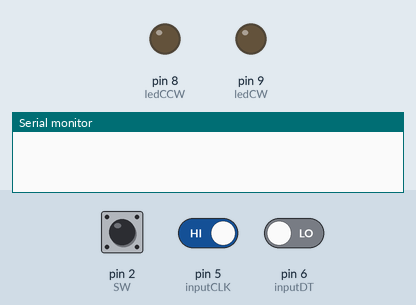
This sketch was run on a simulated Arduino Uno, built with avr-gcc and run on an emulated ATmega328P. Shown: output pins drawn as LEDs (lit = HIGH), the last lines printed to the serial monitor. Inputs (shaded band) come from the test bench; at power-on: pin 5 (inputCLK) HIGH, pin 2 (SW) HIGH, pin 6 (inputDT) LOW.

Above: at 1.2 s.
1.3 s: pin 5 (inputCLK) driven LOW
At 2.5 s:
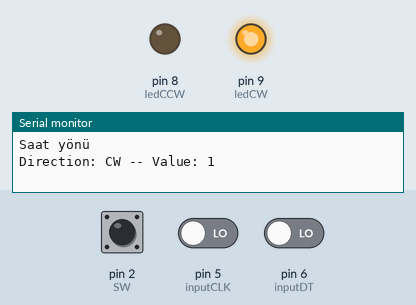
2.8 s: pin 5 (inputCLK) driven HIGH
At 3.6 s:
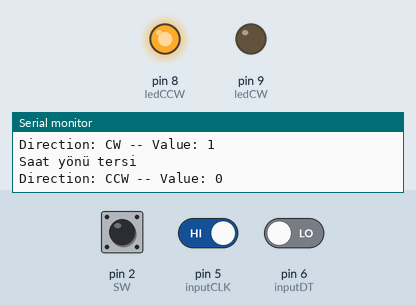
4.3 s: pin 2 (SW) pulled LOW for 0.15 s
At 5.5 s:
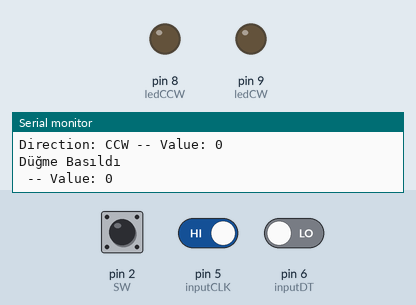
Timing chart, 0 to 7.3 s (numbered marks = the images above; inputs shaded):
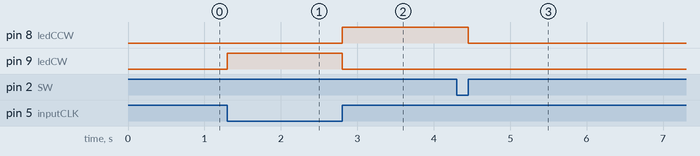

Measured:
- after the input at 1.3 s, pin 9 (ledCW): LOW → HIGH at once
- after the input at 2.8 s, pin 8 (ledCCW): LOW → HIGH at once; pin 9 (ledCW): HIGH → LOW at once
- after the input at 4.3 s, pin 8 (ledCCW): HIGH → LOW after 0.15 s

The sketch:

RotaryEncoder_2.ino
```cpp
#define inputCLK 5
#define inputDT 6
#define SW 2

// LED Outputs
#define ledCW 9
#define ledCCW 8

int counter = 0;
int currentStateCLK;
int previousStateCLK;
bool SWState=false;

String encdir = "";

void setup() {

  // Set encoder pins as inputs
  pinMode (inputCLK, INPUT);
  pinMode (inputDT, INPUT);
  pinMode (SW , INPUT_PULLUP);
  attachInterrupt(digitalPinToInterrupt(2), DugmeBas, FALLING); // pin2 için kesme

  // Set LED pins as outputs
  pinMode (ledCW, OUTPUT);
  pinMode (ledCCW, OUTPUT);

  // Setup Serial Monitor
  Serial.begin (9600);

  // Read the initial state of inputCLK
  // Assign to previousStateCLK variable
  previousStateCLK = digitalRead(inputCLK);

}

void loop() {

  // Read the current state of inputCLK
  currentStateCLK = digitalRead(inputCLK);

  // If the previous and the current state of the inputCLK are different then a pulse has occured
  if (currentStateCLK != previousStateCLK) {

    // If the inputDT state is different than the inputCLK state then
    // the encoder is rotating counterclockwise
    if (digitalRead(inputDT) != currentStateCLK) {
      counter --;
      encdir = "CCW";
      Serial.println("Saat yönü tersi");
      digitalWrite(ledCW, LOW);
      digitalWrite(ledCCW, HIGH);

    } else {
      // Encoder is rotating clockwise
      counter ++;
      encdir = "CW";
      Serial.println("Saat yönü");
      digitalWrite(ledCW, HIGH);
      digitalWrite(ledCCW, LOW);

    }
    Serial.print("Direction: ");
    Serial.print(encdir);
    Serial.print(" -- Value: ");
    Serial.println(counter);
  }

  if (SWState) {
    SWState=false;
    counter=0;
    digitalWrite(ledCW, LOW);
    digitalWrite(ledCCW, LOW);
    Serial.println("Düğme Basıldı");
    Serial.print(" -- Value: ");
    Serial.println(counter);
    delay(5);

  }

  // Update previousStateCLK with the current state
  previousStateCLK = currentStateCLK;
}
void DugmeBas(){
  detachInterrupt(digitalPinToInterrupt(SW));
  attachInterrupt(digitalPinToInterrupt(SW), DugmeBirak, RISING); // pin2 için kesme

}

void DugmeBirak() {
  detachInterrupt(digitalPinToInterrupt(SW));
  attachInterrupt(digitalPinToInterrupt(SW), DugmeBas, FALLING); // pin2 için kesme
  counter=0;
  SWState=true;
}
```
